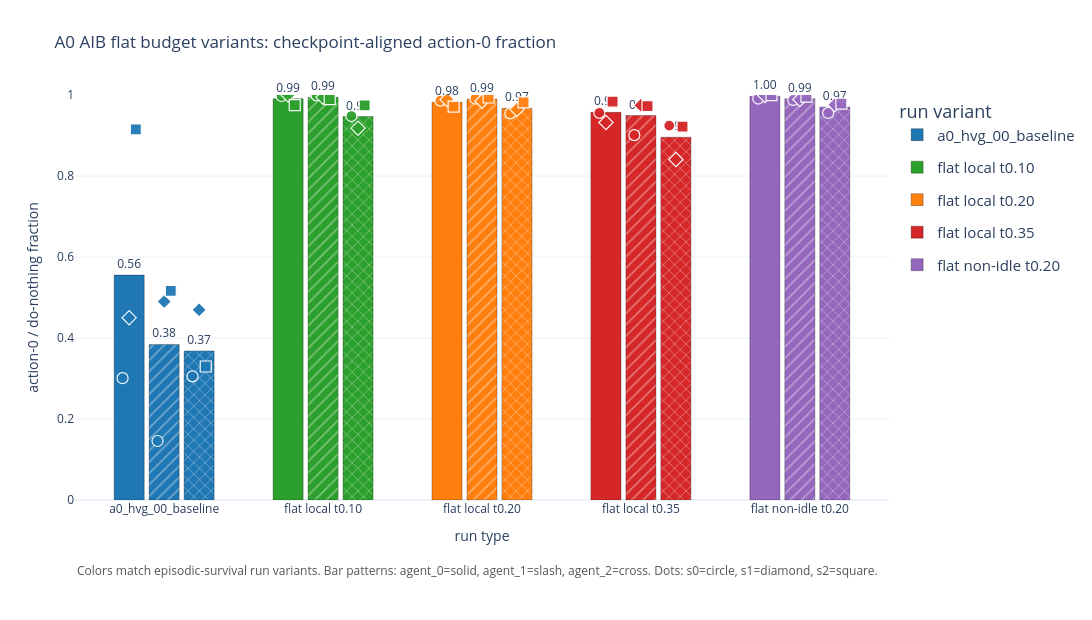
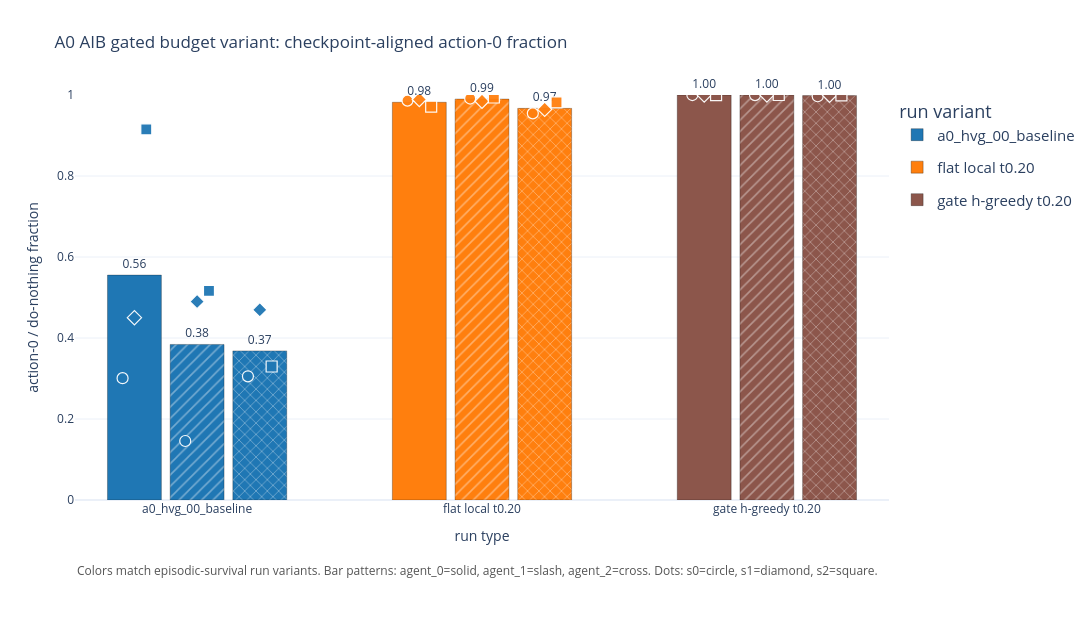

The code cell stored with these charts, in order, in its notebook:
### Markdown cell above
## A0 AIB Checkpoint-Aligned Action-0 Plots

Same checkpoint-aligned action-0 / do-nothing plot style as above, but for the Adaptive Intervention Budget runs. Bars show mean over seeds at each run's `best_test_<run>.tar` checkpoint; dots show the individual seed values. The first plot compares flat budget variants against the plain baseline; the second compares the gated AIB variant against the matched flat local target `0.20` and baseline.

### Code cell
A0_AIB_CHECKPOINT_VARIANTS = [
    {
        "family": "a0_hvg_00_baseline",
        "label": A0_HVG_BASELINE_LABEL,
        "plot_group": "flat",
        "order": 0,
    },
    {
        "family": "a0_aib_00_flat_local_t020",
        "label": "flat local t0.20",
        "plot_group": "flat",
        "order": 1,
    },
    {
        "family": "a0_aib_01_flat_local_t010",
        "label": "flat local t0.10",
        "plot_group": "flat",
        "order": 2,
    },
    {
        "family": "a0_aib_02_flat_local_t035",
        "label": "flat local t0.35",
        "plot_group": "flat",
        "order": 3,
    },
    {
        "family": "a0_aib_04_flat_nonidle_t020",
        "label": "flat non-idle t0.20",
        "plot_group": "flat",
        "order": 4,
    },
    {
        "family": "a0_aib_00_flat_local_t020",
        "label": "flat local t0.20",
        "plot_group": "gate",
        "order": 1,
    },
    {
        "family": "a0_aib_03_gate_hgreedy_sep_local_t020",
        "label": "gate h-greedy t0.20",
        "plot_group": "gate",
        "order": 2,
    },
]

A0_AIB_VARIANT_COLORS = {
    A0_HVG_BASELINE_LABEL: "#1f77b4",
    "flat local t0.20": "#ff7f0e",
    "flat local t0.10": "#2ca02c",
    "flat local t0.35": "#d62728",
    "flat non-idle t0.20": "#9467bd",
    "gate h-greedy t0.20": "#8c564b",
}

# The shared plotting helper above reads this color map by label.
A0_HVG_VARIANT_COLORS.update(A0_AIB_VARIANT_COLORS)

# AIB exists in both CPU and GPU run-data folders. Keep one source slice so
# identical run names are not counted twice. Unsplit folders, such as the plain
# A0 HVG baseline, are kept as shared baselines.
AIB_CHECKPOINT_RUN_DATA_SOURCE = adm._normalize_run_data_source(RUN_DATA_SOURCE) or "gpu"
_aib_selected_runs_original = ctx["selected_runs"]
_aib_selected_runs = adm._filter_rows_by_run_data_source(
    _aib_selected_runs_original,
    AIB_CHECKPOINT_RUN_DATA_SOURCE,
    keep_unsplit=True,
)
if _aib_selected_runs.empty:
    print(
        f"No AIB rows found for source={AIB_CHECKPOINT_RUN_DATA_SOURCE!r}; "
        "falling back to all loaded rows."
    )
    _aib_selected_runs = _aib_selected_runs_original
else:
    _aib_source_mask = _aib_selected_runs["run_name"].fillna("").astype(str).str.startswith("a0_aib_")
    _baseline_source_mask = _aib_selected_runs["run_name"].fillna("").astype(str).str.startswith("a0_hvg_00_baseline_")
    print(
        f"AIB checkpoint plots using run-data source={AIB_CHECKPOINT_RUN_DATA_SOURCE!r} "
        f"({_aib_source_mask.sum()} cached AIB runs, "
        f"{_aib_selected_runs.loc[_aib_source_mask, 'run_name'].nunique()} unique AIB run names; "
        f"{_baseline_source_mask.sum()} cached plain-baseline runs)."
    )

ctx["selected_runs"] = _aib_selected_runs
try:
    aib_checkpoint_action0_by_seed, aib_checkpoint_action0_missing = _collect_a0_hvg_best_test_checkpoint_action0_rows(
        A0_AIB_CHECKPOINT_VARIANTS
    )
finally:
    ctx["selected_runs"] = _aib_selected_runs_original
print(f"A0 AIB best-test checkpoint-aligned action-0 rows: {len(aib_checkpoint_action0_by_seed)}")
if SHOW_DIAGNOSTIC_TABLES:
    display(aib_checkpoint_action0_by_seed.sort_values(["plot_group", "order", "seed", "agent"]))
    if not aib_checkpoint_action0_missing.empty:
        print("Missing / skipped A0 AIB checkpoint-aligned rows:")
        display(aib_checkpoint_action0_missing)
elif not aib_checkpoint_action0_missing.empty:
    print(f"A0 AIB missing/skipped rows hidden: {len(aib_checkpoint_action0_missing)}. Set SHOW_DIAGNOSTIC_TABLES=True to inspect them.")

fig_a0_aib_checkpoint_action0_flat, a0_aib_checkpoint_action0_flat_summary = _plot_checkpoint_action0_grouped_bars(
    aib_checkpoint_action0_by_seed,
    plot_group="flat",
    labels=[A0_HVG_BASELINE_LABEL, "flat local t0.10", "flat local t0.20", "flat local t0.35", "flat non-idle t0.20"],
    title="A0 AIB flat budget variants: checkpoint-aligned action-0 fraction",
    save_name="a0_aib_checkpoint_action0_flat_budget_variants",
)

fig_a0_aib_checkpoint_action0_gate, a0_aib_checkpoint_action0_gate_summary = _plot_checkpoint_action0_grouped_bars(
    aib_checkpoint_action0_by_seed,
    plot_group="gate",
    labels=[A0_HVG_BASELINE_LABEL, "flat local t0.20", "gate h-greedy t0.20"],
    title="A0 AIB gated budget variant: checkpoint-aligned action-0 fraction",
    save_name="a0_aib_checkpoint_action0_gate_budget_variant",
)

# display(fig_a0_aib_checkpoint_action0_flat)
# fig_a0_aib_checkpoint_action0_gate

### Figure 1 — Plotly figure (JSON) as saved in the notebook; plotly's stock layout.template omitted (floating-point values rounded to 4 significant figures)
{"data": [{"cliponaxis": false, "customdata": [["agent_0", 3, "[0, 1, 2]", "[13040000, 13600000, 13760000]", "[13040000, 13600000, 13760000]", "['a0_hvg_00_baseline_s0', 'a0_hvg_00_baseline_s1', 'a0_hvg_00_baseline_s2']"], ["agent_1", 3, "[0, 1, 2]", "[13040000, 13600000, 13760000]", "[13040000, 13600000, 13760000]", "['a0_hvg_00_baseline_s0', 'a0_hvg_00_baseline_s1', 'a0_hvg_00_baseline_s2']"], ["agent_2", 3, "[0, 1, 2]", "[13040000, 13600000, 13760000]", "[13040000, 13600000, 13760000]", "['a0_hvg_00_baseline_s0', 'a0_hvg_00_baseline_s1', 'a0_hvg_00_baseline_s2']"]], "hovertemplate": "run type=a0_hvg_00_baseline<br>agent=%{customdata[0]}<br>mean action-0 fraction=%{y:.4f}<br>n_seeds=%{customdata[1]}<br>seeds=%{customdata[2]}<br>checkpoint_steps=%{customdata[3]}<br>selected_metric_steps=%{customdata[4]}<br>runs=%{customdata[5]}<extra></extra>", "hovertext": ["agent_0", "agent_1", "agent_2"], "legendgroup": "a0_hvg_00_baseline", "marker": {"color": "#1f77b4", "line": {"color": "rgba(0,0,0,0.35)", "width": 0.8}, "pattern": {"fgcolor": "rgba(255,255,255,0.75)", "shape": ["", "/", "x"], "size": 8}}, "name": "a0_hvg_00_baseline", "text": ["0.56", "0.38", "0.37"], "textposition": "outside", "type": "bar", "width": 0.1892, "x": [-0.22, 0, 0.22], "y": [0.5554, 0.3841, 0.3682]}, {"cliponaxis": false, "customdata": [["agent_0", 3, "[0, 1, 2]", "[12720000, 12880000, 13200000]", "[12720000, 12880000, 13200000]", "['a0_aib_01_flat_local_t010_s0', 'a0_aib_01_flat_local_t010_s1', 'a0_aib_01_flat_local_t010_s2']"], ["agent_1", 3, "[0, 1, 2]", "[12720000, 12880000, 13200000]", "[12720000, 12880000, 13200000]", "['a0_aib_01_flat_local_t010_s0', 'a0_aib_01_flat_local_t010_s1', 'a0_aib_01_flat_local_t010_s2']"], ["agent_2", 3, "[0, 1, 2]", "[12720000, 12880000, 13200000]", "[12720000, 12880000, 13200000]", "['a0_aib_01_flat_local_t010_s0', 'a0_aib_01_flat_local_t010_s1', 'a0_aib_01_flat_local_t010_s2']"]], "hovertemplate": "run type=flat local t0.10<br>agent=%{customdata[0]}<br>mean action-0 fraction=%{y:.4f}<br>n_seeds=%{customdata[1]}<br>seeds=%{customdata[2]}<br>checkpoint_steps=%{customdata[3]}<br>selected_metric_steps=%{customdata[4]}<br>runs=%{customdata[5]}<extra></extra>", "hovertext": ["agent_0", "agent_1", "agent_2"], "legendgroup": "flat local t0.10", "marker": {"color": "#2ca02c", "line": {"color": "rgba(0,0,0,0.35)", "width": 0.8}, "pattern": {"fgcolor": "rgba(255,255,255,0.75)", "shape": ["", "/", "x"], "size": 8}}, "name": "flat local t0.10", "text": ["0.99", "0.99", "0.95"], "textposition": "outside", "type": "bar", "width": 0.1892, "x": [0.78, 1, 1.22], "y": [0.9907, 0.9944, 0.9468]}, {"cliponaxis": false, "customdata": [["agent_0", 3, "[0, 1, 2]", "[9360000, 12160000, 13120000]", "[9360000, 12160000, 13120000]", "['a0_aib_00_flat_local_t020_s0', 'a0_aib_00_flat_local_t020_s1', 'a0_aib_00_flat_local_t020_s2']"], ["agent_1", 3, "[0, 1, 2]", "[9360000, 12160000, 13120000]", "[9360000, 12160000, 13120000]", "['a0_aib_00_flat_local_t020_s0', 'a0_aib_00_flat_local_t020_s1', 'a0_aib_00_flat_local_t020_s2']"], ["agent_2", 3, "[0, 1, 2]", "[9360000, 12160000, 13120000]", "[9360000, 12160000, 13120000]", "['a0_aib_00_flat_local_t020_s0', 'a0_aib_00_flat_local_t020_s1', 'a0_aib_00_flat_local_t020_s2']"]], "hovertemplate": "run type=flat local t0.20<br>agent=%{customdata[0]}<br>mean action-0 fraction=%{y:.4f}<br>n_seeds=%{customdata[1]}<br>seeds=%{customdata[2]}<br>checkpoint_steps=%{customdata[3]}<br>selected_metric_steps=%{customdata[4]}<br>runs=%{customdata[5]}<extra></extra>", "hovertext": ["agent_0", "agent_1", "agent_2"], "legendgroup": "flat local t0.20", "marker": {"color": "#ff7f0e", "line": {"color": "rgba(0,0,0,0.35)", "width": 0.8}, "pattern": {"fgcolor": "rgba(255,255,255,0.75)", "shape": ["", "/", "x"], "size": 8}}, "name": "flat local t0.20", "text": ["0.98", "0.99", "0.97"], "textposition": "outside", "type": "bar", "width": 0.1892, "x": [1.78, 2, 2.22], "y": [0.982, 0.9899, 0.967]}, {"cliponaxis": false, "customdata": [["agent_0", 3, "[0, 1, 2]", "[5360000, 11520000, 12800000]", "[5360000, 11520000, 12800000]", "['a0_aib_02_flat_local_t035_s0', 'a0_aib_02_flat_local_t035_s1', 'a0_aib_02_flat_local_t035_s2']"], ["agent_1", 3, "[0, 1, 2]", "[5360000, 11520000, 12800000]", "[5360000, 11520000, 12800000]", "['a0_aib_02_flat_local_t035_s0', 'a0_aib_02_flat_local_t035_s1', 'a0_aib_02_flat_local_t035_s2']"], ["agent_2", 3, "[0, 1, 2]", "[5360000, 11520000, 12800000]", "[5360000, 11520000, 12800000]", "['a0_aib_02_flat_local_t035_s0', 'a0_aib_02_flat_local_t035_s1', 'a0_aib_02_flat_local_t035_s2']"]], "hovertemplate": "run type=flat local t0.35<br>agent=%{customdata[0]}<br>mean action-0 fraction=%{y:.4f}<br>n_seeds=%{customdata[1]}<br>seeds=%{customdata[2]}<br>checkpoint_steps=%{customdata[3]}<br>selected_metric_steps=%{customdata[4]}<br>runs=%{customdata[5]}<extra></extra>", "hovertext": ["agent_0", "agent_1", "agent_2"], "legendgroup": "flat local t0.35", "marker": {"color": "#d62728", "line": {"color": "rgba(0,0,0,0.35)", "width": 0.8}, "pattern": {"fgcolor": "rgba(255,255,255,0.75)", "shape": ["", "/", "x"], "size": 8}}, "name": "flat local t0.35", "text": ["0.96", "0.95", "0.90"], "textposition": "outside", "type": "bar", "width": 0.1892, "x": [2.78, 3, 3.22], "y": [0.9572, 0.9493, 0.8957]}, {"cliponaxis": false, "customdata": [["agent_0", 3, "[0, 1, 2]", "[11920000, 12480000, 14880000]", "[11920000, 12480000, 14880000]", "['a0_aib_04_flat_nonidle_t020_s0', 'a0_aib_04_flat_nonidle_t020_s1', 'a0_aib_04_flat_nonidle_t020_s2']"], ["agent_1", 3, "[0, 1, 2]", "[11920000, 12480000, 14880000]", "[11920000, 12480000, 14880000]", "['a0_aib_04_flat_nonidle_t020_s0', 'a0_aib_04_flat_nonidle_t020_s1', 'a0_aib_04_flat_nonidle_t020_s2']"], ["agent_2", 3, "[0, 1, 2]", "[11920000, 12480000, 14880000]", "[11920000, 12480000, 14880000]", "['a0_aib_04_flat_nonidle_t020_s0', 'a0_aib_04_flat_nonidle_t020_s1', 'a0_aib_04_flat_nonidle_t020_s2']"]], "hovertemplate": "run type=flat non-idle t0.20<br>agent=%{customdata[0]}<br>mean action-0 fraction=%{y:.4f}<br>n_seeds=%{customdata[1]}<br>seeds=%{customdata[2]}<br>checkpoint_steps=%{customdata[3]}<br>selected_metric_steps=%{customdata[4]}<br>runs=%{customdata[5]}<extra></extra>", "hovertext": ["agent_0", "agent_1", "agent_2"], "legendgroup": "flat non-idle t0.20", "marker": {"color": "#9467bd", "line": {"color": "rgba(0,0,0,0.35)", "width": 0.8}, "pattern": {"fgcolor": "rgba(255,255,255,0.75)", "shape": ["", "/", "x"], "size": 8}}, "name": "flat non-idle t0.20", "text": ["1.00", "0.99", "0.97"], "textposition": "outside", "type": "bar", "width": 0.1892, "x": [3.78, 4, 4.22], "y": [0.9967, 0.991, 0.9701]}, {"customdata": [["a0_hvg_00_baseline_s0", 0, 13600000, 13600000, 0, "test/explain/frac_action_0_agent_0"], ["a0_hvg_00_baseline_s1", 1, 13040000, 13040000, 0, "test/explain/frac_action_0_agent_0"], ["a0_hvg_00_baseline_s2", 2, 13760000, 13760000, 0, "test/explain/frac_action_0_agent_0"]], "hovertemplate": "run=%{customdata[0]}<br>seed=%{customdata[1]}<br>agent=agent_0<br>run type=a0_hvg_00_baseline<br>action-0 fraction=%{y:.4f}<br>checkpoint_step=%{customdata[2]}<br>selected_metric_step=%{customdata[3]}<br>step_delta=%{customdata[4]}<br>metric=%{customdata[5]}<extra></extra>", "legendgroup": "a0_hvg_00_baseline", "marker": {"color": "#1f77b4", "line": {"color": "white", "width": 1.2}, "opacity": 0.95, "size": 11, "symbol": ["circle", "diamond", "square"]}, "mode": "markers", "name": "a0_hvg_00_baseline agent_0 seeds", "showlegend": false, "type": "scatter", "x": [-0.2616, -0.22, -0.1784], "y": [0.3008, 0.4502, 0.9151]}, {"customdata": [["a0_hvg_00_baseline_s0", 0, 13600000, 13600000, 0, "test/explain/frac_action_0_agent_1"], ["a0_hvg_00_baseline_s1", 1, 13040000, 13040000, 0, "test/explain/frac_action_0_agent_1"], ["a0_hvg_00_baseline_s2", 2, 13760000, 13760000, 0, "test/explain/frac_action_0_agent_1"]], "hovertemplate": "run=%{customdata[0]}<br>seed=%{customdata[1]}<br>agent=agent_1<br>run type=a0_hvg_00_baseline<br>action-0 fraction=%{y:.4f}<br>checkpoint_step=%{customdata[2]}<br>selected_metric_step=%{customdata[3]}<br>step_delta=%{customdata[4]}<br>metric=%{customdata[5]}<extra></extra>", "legendgroup": "a0_hvg_00_baseline", "marker": {"color": "#1f77b4", "line": {"color": "white", "width": 1.2}, "opacity": 0.95, "size": 11, "symbol": ["circle", "diamond", "square"]}, "mode": "markers", "name": "a0_hvg_00_baseline agent_1 seeds", "showlegend": false, "type": "scatter", "x": [-0.04162, 0.0, 0.04162], "y": [0.1457, 0.49, 0.5166]}, {"customdata": [["a0_hvg_00_baseline_s0", 0, 13600000, 13600000, 0, "test/explain/frac_action_0_agent_2"], ["a0_hvg_00_baseline_s1", 1, 13040000, 13040000, 0, "test/explain/frac_action_0_agent_2"], ["a0_hvg_00_baseline_s2", 2, 13760000, 13760000, 0, "test/explain/frac_action_0_agent_2"]], "hovertemplate": "run=%{customdata[0]}<br>seed=%{customdata[1]}<br>agent=agent_2<br>run type=a0_hvg_00_baseline<br>action-0 fraction=%{y:.4f}<br>checkpoint_step=%{customdata[2]}<br>selected_metric_step=%{customdata[3]}<br>step_delta=%{customdata[4]}<br>metric=%{customdata[5]}<extra></extra>", "legendgroup": "a0_hvg_00_baseline", "marker": {"color": "#1f77b4", "line": {"color": "white", "width": 1.2}, "opacity": 0.95, "size": 11, "symbol": ["circle", "diamond", "square"]}, "mode": "markers", "name": "a0_hvg_00_baseline agent_2 seeds", "showlegend": false, "type": "scatter", "x": [0.1784, 0.22, 0.2616], "y": [0.3054, 0.4695, 0.3296]}, {"customdata": [["a0_aib_00_flat_local_t020_s0", 0, 13120000, 13120000, 0, "test/explain/frac_action_0_agent_0"], ["a0_aib_00_flat_local_t020_s1", 1, 9360000, 9360000, 0, "test/explain/frac_action_0_agent_0"], ["a0_aib_00_flat_local_t020_s2", 2, 12160000, 12160000, 0, "test/explain/frac_action_0_agent_0"]], "hovertemplate": "run=%{customdata[0]}<br>seed=%{customdata[1]}<br>agent=agent_0<br>run type=flat local t0.20<br>action-0 fraction=%{y:.4f}<br>checkpoint_step=%{customdata[2]}<br>selected_metric_step=%{customdata[3]}<br>step_delta=%{customdata[4]}<br>metric=%{customdata[5]}<extra></extra>", "legendgroup": "flat local t0.20", "marker": {"color": "#ff7f0e", "line": {"color": "white", "width": 1.2}, "opacity": 0.95, "size": 11, "symbol": ["circle", "diamond", "square"]}, "mode": "markers", "name": "flat local t0.20 agent_0 seeds", "showlegend": false, "type": "scatter", "x": [1.738, 1.78, 1.822], "y": [0.9861, 0.9889, 0.9712]}, {"customdata": [["a0_aib_00_flat_local_t020_s0", 0, 13120000, 13120000, 0, "test/explain/frac_action_0_agent_1"], ["a0_aib_00_flat_local_t020_s1", 1, 9360000, 9360000, 0, "test/explain/frac_action_0_agent_1"], ["a0_aib_00_flat_local_t020_s2", 2, 12160000, 12160000, 0, "test/explain/frac_action_0_agent_1"]], "hovertemplate": "run=%{customdata[0]}<br>seed=%{customdata[1]}<br>agent=agent_1<br>run type=flat local t0.20<br>action-0 fraction=%{y:.4f}<br>checkpoint_step=%{customdata[2]}<br>selected_metric_step=%{customdata[3]}<br>step_delta=%{customdata[4]}<br>metric=%{customdata[5]}<extra></extra>", "legendgroup": "flat local t0.20", "marker": {"color": "#ff7f0e", "line": {"color": "white", "width": 1.2}, "opacity": 0.95, "size": 11, "symbol": ["circle", "diamond", "square"]}, "mode": "markers", "name": "flat local t0.20 agent_1 seeds", "showlegend": false, "type": "scatter", "x": [1.958, 2.0, 2.042], "y": [0.9912, 0.9846, 0.9939]}, {"customdata": [["a0_aib_00_flat_local_t020_s0", 0, 13120000, 13120000, 0, "test/explain/frac_action_0_agent_2"], ["a0_aib_00_flat_local_t020_s1", 1, 9360000, 9360000, 0, "test/explain/frac_action_0_agent_2"], ["a0_aib_00_flat_local_t020_s2", 2, 12160000, 12160000, 0, "test/explain/frac_action_0_agent_2"]], "hovertemplate": "run=%{customdata[0]}<br>seed=%{customdata[1]}<br>agent=agent_2<br>run type=flat local t0.20<br>action-0 fraction=%{y:.4f}<br>checkpoint_step=%{customdata[2]}<br>selected_metric_step=%{customdata[3]}<br>step_delta=%{customdata[4]}<br>metric=%{customdata[5]}<extra></extra>", "legendgroup": "flat local t0.20", "marker": {"color": "#ff7f0e", "line": {"color": "white", "width": 1.2}, "opacity": 0.95, "size": 11, "symbol": ["circle", "diamond", "square"]}, "mode": "markers", "name": "flat local t0.20 agent_2 seeds", "showlegend": false, "type": "scatter", "x": [2.178, 2.22, 2.262], "y": [0.9547, 0.9646, 0.9817]}, {"customdata": [["a0_aib_01_flat_local_t010_s0", 0, 12880000, 12880000, 0, "test/explain/frac_action_0_agent_0"], ["a0_aib_01_flat_local_t010_s1", 1, 13200000, 13200000, 0, "test/explain/frac_action_0_agent_0"], ["a0_aib_01_flat_local_t010_s2", 2, 12720000, 12720000, 0, "test/explain/frac_action_0_agent_0"]], "hovertemplate": "run=%{customdata[0]}<br>seed=%{customdata[1]}<br>agent=agent_0<br>run type=flat local t0.10<br>action-0 fraction=%{y:.4f}<br>checkpoint_step=%{customdata[2]}<br>selected_metric_step=%{customdata[3]}<br>step_delta=%{customdata[4]}<br>metric=%{customdata[5]}<extra></extra>", "legendgroup": "flat local t0.10", "marker": {"color": "#2ca02c", "line": {"color": "white", "width": 1.2}, "opacity": 0.95, "size": 11, "symbol": ["circle", "diamond", "square"]}, "mode": "markers", "name": "flat local t0.10 agent_0 seeds", "showlegend": false, "type": "scatter", "x": [0.7384, 0.78, 0.8216], "y": [0.9975, 0.9999, 0.9748]}, {"customdata": [["a0_aib_01_flat_local_t010_s0", 0, 12880000, 12880000, 0, "test/explain/frac_action_0_agent_1"], ["a0_aib_01_flat_local_t010_s1", 1, 13200000, 13200000, 0, "test/explain/frac_action_0_agent_1"], ["a0_aib_01_flat_local_t010_s2", 2, 12720000, 12720000, 0, "test/explain/frac_action_0_agent_1"]], "hovertemplate": "run=%{customdata[0]}<br>seed=%{customdata[1]}<br>agent=agent_1<br>run type=flat local t0.10<br>action-0 fraction=%{y:.4f}<br>checkpoint_step=%{customdata[2]}<br>selected_metric_step=%{customdata[3]}<br>step_delta=%{customdata[4]}<br>metric=%{customdata[5]}<extra></extra>", "legendgroup": "flat local t0.10", "marker": {"color": "#2ca02c", "line": {"color": "white", "width": 1.2}, "opacity": 0.95, "size": 11, "symbol": ["circle", "diamond", "square"]}, "mode": "markers", "name": "flat local t0.10 agent_1 seeds", "showlegend": false, "type": "scatter", "x": [0.9584, 1.0, 1.042], "y": [0.9992, 0.9943, 0.9897]}, {"customdata": [["a0_aib_01_flat_local_t010_s0", 0, 12880000, 12880000, 0, "test/explain/frac_action_0_agent_2"], ["a0_aib_01_flat_local_t010_s1", 1, 13200000, 13200000, 0, "test/explain/frac_action_0_agent_2"], ["a0_aib_01_flat_local_t010_s2", 2, 12720000, 12720000, 0, "test/explain/frac_action_0_agent_2"]], "hovertemplate": "run=%{customdata[0]}<br>seed=%{customdata[1]}<br>agent=agent_2<br>run type=flat local t0.10<br>action-0 fraction=%{y:.4f}<br>checkpoint_step=%{customdata[2]}<br>selected_metric_step=%{customdata[3]}<br>step_delta=%{customdata[4]}<br>metric=%{customdata[5]}<extra></extra>", "legendgroup": "flat local t0.10", "marker": {"color": "#2ca02c", "line": {"color": "white", "width": 1.2}, "opacity": 0.95, "size": 11, "symbol": ["circle", "diamond", "square"]}, "mode": "markers", "name": "flat local t0.10 agent_2 seeds", "showlegend": false, "type": "scatter", "x": [1.178, 1.22, 1.262], "y": [0.948, 0.9182, 0.9743]}, {"customdata": [["a0_aib_02_flat_local_t035_s0", 0, 12800000, 12800000, 0, "test/explain/frac_action_0_agent_0"], ["a0_aib_02_flat_local_t035_s1", 1, 5360000, 5360000, 0, "test/explain/frac_action_0_agent_0"], ["a0_aib_02_flat_local_t035_s2", 2, 11520000, 11520000, 0, "test/explain/frac_action_0_agent_0"]], "hovertemplate": "run=%{customdata[0]}<br>seed=%{customdata[1]}<br>agent=agent_0<br>run type=flat local t0.35<br>action-0 fraction=%{y:.4f}<br>checkpoint_step=%{customdata[2]}<br>selected_metric_step=%{customdata[3]}<br>step_delta=%{customdata[4]}<br>metric=%{customdata[5]}<extra></extra>", "legendgroup": "flat local t0.35", "marker": {"color": "#d62728", "line": {"color": "white", "width": 1.2}, "opacity": 0.95, "size": 11, "symbol": ["circle", "diamond", "square"]}, "mode": "markers", "name": "flat local t0.35 agent_0 seeds", "showlegend": false, "type": "scatter", "x": [2.738, 2.78, 2.822], "y": [0.956, 0.9321, 0.9835]}, {"customdata": [["a0_aib_02_flat_local_t035_s0", 0, 12800000, 12800000, 0, "test/explain/frac_action_0_agent_1"], ["a0_aib_02_flat_local_t035_s1", 1, 5360000, 5360000, 0, "test/explain/frac_action_0_agent_1"], ["a0_aib_02_flat_local_t035_s2", 2, 11520000, 11520000, 0, "test/explain/frac_action_0_agent_1"]], "hovertemplate": "run=%{customdata[0]}<br>seed=%{customdata[1]}<br>agent=agent_1<br>run type=flat local t0.35<br>action-0 fraction=%{y:.4f}<br>checkpoint_step=%{customdata[2]}<br>selected_metric_step=%{customdata[3]}<br>step_delta=%{customdata[4]}<br>metric=%{customdata[5]}<extra></extra>", "legendgroup": "flat local t0.35", "marker": {"color": "#d62728", "line": {"color": "white", "width": 1.2}, "opacity": 0.95, "size": 11, "symbol": ["circle", "diamond", "square"]}, "mode": "markers", "name": "flat local t0.35 agent_1 seeds", "showlegend": false, "type": "scatter", "x": [2.958, 3.0, 3.042], "y": [0.9009, 0.9745, 0.9725]}, {"customdata": [["a0_aib_02_flat_local_t035_s0", 0, 12800000, 12800000, 0, "test/explain/frac_action_0_agent_2"], ["a0_aib_02_flat_local_t035_s1", 1, 5360000, 5360000, 0, "test/explain/frac_action_0_agent_2"], ["a0_aib_02_flat_local_t035_s2", 2, 11520000, 11520000, 0, "test/explain/frac_action_0_agent_2"]], "hovertemplate": "run=%{customdata[0]}<br>seed=%{customdata[1]}<br>agent=agent_2<br>run type=flat local t0.35<br>action-0 fraction=%{y:.4f}<br>checkpoint_step=%{customdata[2]}<br>selected_metric_step=%{customdata[3]}<br>step_delta=%{customdata[4]}<br>metric=%{customdata[5]}<extra></extra>", "legendgroup": "flat local t0.35", "marker": {"color": "#d62728", "line": {"color": "white", "width": 1.2}, "opacity": 0.95, "size": 11, "symbol": ["circle", "diamond", "square"]}, "mode": "markers", "name": "flat local t0.35 agent_2 seeds", "showlegend": false, "type": "scatter", "x": [3.178, 3.22, 3.262], "y": [0.9244, 0.8408, 0.9219]}, {"customdata": [["a0_aib_04_flat_nonidle_t020_s0", 0, 12480000, 12480000, 0, "test/explain/frac_action_0_agent_0"], ["a0_aib_04_flat_nonidle_t020_s1", 1, 14880000, 14880000, 0, "test/explain/frac_action_0_agent_0"], ["a0_aib_04_flat_nonidle_t020_s2", 2, 11920000, 11920000, 0, "test/explain/frac_action_0_agent_0"]], "hovertemplate": "run=%{customdata[0]}<br>seed=%{customdata[1]}<br>agent=agent_0<br>run type=flat non-idle t0.20<br>action-0 fraction=%{y:.4f}<br>checkpoint_step=%{customdata[2]}<br>selected_metric_step=%{customdata[3]}<br>step_delta=%{customdata[4]}<br>metric=%{customdata[5]}<extra></extra>", "legendgroup": "flat non-idle t0.20", "marker": {"color": "#9467bd", "line": {"color": "white", "width": 1.2}, "opacity": 0.95, "size": 11, "symbol": ["circle", "diamond", "square"]}, "mode": "markers", "name": "flat non-idle t0.20 agent_0 seeds", "showlegend": false, "type": "scatter", "x": [3.738, 3.78, 3.822], "y": [0.9913, 0.999, 0.9999]}, {"customdata": [["a0_aib_04_flat_nonidle_t020_s0", 0, 12480000, 12480000, 0, "test/explain/frac_action_0_agent_1"], ["a0_aib_04_flat_nonidle_t020_s1", 1, 14880000, 14880000, 0, "test/explain/frac_action_0_agent_1"], ["a0_aib_04_flat_nonidle_t020_s2", 2, 11920000, 11920000, 0, "test/explain/frac_action_0_agent_1"]], "hovertemplate": "run=%{customdata[0]}<br>seed=%{customdata[1]}<br>agent=agent_1<br>run type=flat non-idle t0.20<br>action-0 fraction=%{y:.4f}<br>checkpoint_step=%{customdata[2]}<br>selected_metric_step=%{customdata[3]}<br>step_delta=%{customdata[4]}<br>metric=%{customdata[5]}<extra></extra>", "legendgroup": "flat non-idle t0.20", "marker": {"color": "#9467bd", "line": {"color": "white", "width": 1.2}, "opacity": 0.95, "size": 11, "symbol": ["circle", "diamond", "square"]}, "mode": "markers", "name": "flat non-idle t0.20 agent_1 seeds", "showlegend": false, "type": "scatter", "x": [3.958, 4.0, 4.042], "y": [0.9878, 0.9888, 0.9962]}, {"customdata": [["a0_aib_04_flat_nonidle_t020_s0", 0, 12480000, 12480000, 0, "test/explain/frac_action_0_agent_2"], ["a0_aib_04_flat_nonidle_t020_s1", 1, 14880000, 14880000, 0, "test/explain/frac_action_0_agent_2"], ["a0_aib_04_flat_nonidle_t020_s2", 2, 11920000, 11920000, 0, "test/explain/frac_action_0_agent_2"]], "hovertemplate": "run=%{customdata[0]}<br>seed=%{customdata[1]}<br>agent=agent_2<br>run type=flat non-idle t0.20<br>action-0 fraction=%{y:.4f}<br>checkpoint_step=%{customdata[2]}<br>selected_metric_step=%{customdata[3]}<br>step_delta=%{customdata[4]}<br>metric=%{customdata[5]}<extra></extra>", "legendgroup": "flat non-idle t0.20", "marker": {"color": "#9467bd", "line": {"color": "white", "width": 1.2}, "opacity": 0.95, "size": 11, "symbol": ["circle", "diamond", "square"]}, "mode": "markers", "name": "flat non-idle t0.20 agent_2 seeds", "showlegend": false, "type": "scatter", "x": [4.178, 4.22, 4.262], "y": [0.9558, 0.976, 0.9786]}], "layout": {"annotations": [{"align": "left", "font": {"color": "#555", "size": 12}, "showarrow": false, "text": "Colors match episodic-survival run variants. Bar patterns: agent_0=solid, agent_1=slash, agent_2=cross. Dots: s0=circle, s1=diamond, s2=square.", "x": 0, "xref": "paper", "y": -0.2, "yref": "paper"}], "bargap": 0.2, "height": 620, "legend": {"font": {"size": 15}, "orientation": "v", "title": {"text": "run variant"}, "x": 1.01, "xanchor": "left", "y": 1, "yanchor": "top"}, "margin": {"b": 120, "l": 75, "r": 180, "t": 95}, "title": {"text": "A0 AIB flat budget variants: checkpoint-aligned action-0 fraction"}, "width": 1250, "xaxis": {"tickmode": "array", "ticktext": ["a0_hvg_00_baseline", "flat local t0.10", "flat local t0.20", "flat local t0.35", "flat non-idle t0.20"], "tickvals": [0, 1, 2, 3, 4], "title": {"text": "run type"}}, "yaxis": {"range": [0, 1], "title": {"text": "action-0 / do-nothing fraction"}}}}

### Figure 2 — Plotly figure (JSON) as saved in the notebook; plotly's stock layout.template omitted (floating-point values rounded to 4 significant figures)
{"data": [{"cliponaxis": false, "customdata": [["agent_0", 3, "[0, 1, 2]", "[13040000, 13600000, 13760000]", "[13040000, 13600000, 13760000]", "['a0_hvg_00_baseline_s0', 'a0_hvg_00_baseline_s1', 'a0_hvg_00_baseline_s2']"], ["agent_1", 3, "[0, 1, 2]", "[13040000, 13600000, 13760000]", "[13040000, 13600000, 13760000]", "['a0_hvg_00_baseline_s0', 'a0_hvg_00_baseline_s1', 'a0_hvg_00_baseline_s2']"], ["agent_2", 3, "[0, 1, 2]", "[13040000, 13600000, 13760000]", "[13040000, 13600000, 13760000]", "['a0_hvg_00_baseline_s0', 'a0_hvg_00_baseline_s1', 'a0_hvg_00_baseline_s2']"]], "hovertemplate": "run type=a0_hvg_00_baseline<br>agent=%{customdata[0]}<br>mean action-0 fraction=%{y:.4f}<br>n_seeds=%{customdata[1]}<br>seeds=%{customdata[2]}<br>checkpoint_steps=%{customdata[3]}<br>selected_metric_steps=%{customdata[4]}<br>runs=%{customdata[5]}<extra></extra>", "hovertext": ["agent_0", "agent_1", "agent_2"], "legendgroup": "a0_hvg_00_baseline", "marker": {"color": "#1f77b4", "line": {"color": "rgba(0,0,0,0.35)", "width": 0.8}, "pattern": {"fgcolor": "rgba(255,255,255,0.75)", "shape": ["", "/", "x"], "size": 8}}, "name": "a0_hvg_00_baseline", "text": ["0.56", "0.38", "0.37"], "textposition": "outside", "type": "bar", "width": 0.1892, "x": [-0.22, 0, 0.22], "y": [0.5554, 0.3841, 0.3682]}, {"cliponaxis": false, "customdata": [["agent_0", 3, "[0, 1, 2]", "[9360000, 12160000, 13120000]", "[9360000, 12160000, 13120000]", "['a0_aib_00_flat_local_t020_s0', 'a0_aib_00_flat_local_t020_s1', 'a0_aib_00_flat_local_t020_s2']"], ["agent_1", 3, "[0, 1, 2]", "[9360000, 12160000, 13120000]", "[9360000, 12160000, 13120000]", "['a0_aib_00_flat_local_t020_s0', 'a0_aib_00_flat_local_t020_s1', 'a0_aib_00_flat_local_t020_s2']"], ["agent_2", 3, "[0, 1, 2]", "[9360000, 12160000, 13120000]", "[9360000, 12160000, 13120000]", "['a0_aib_00_flat_local_t020_s0', 'a0_aib_00_flat_local_t020_s1', 'a0_aib_00_flat_local_t020_s2']"]], "hovertemplate": "run type=flat local t0.20<br>agent=%{customdata[0]}<br>mean action-0 fraction=%{y:.4f}<br>n_seeds=%{customdata[1]}<br>seeds=%{customdata[2]}<br>checkpoint_steps=%{customdata[3]}<br>selected_metric_steps=%{customdata[4]}<br>runs=%{customdata[5]}<extra></extra>", "hovertext": ["agent_0", "agent_1", "agent_2"], "legendgroup": "flat local t0.20", "marker": {"color": "#ff7f0e", "line": {"color": "rgba(0,0,0,0.35)", "width": 0.8}, "pattern": {"fgcolor": "rgba(255,255,255,0.75)", "shape": ["", "/", "x"], "size": 8}}, "name": "flat local t0.20", "text": ["0.98", "0.99", "0.97"], "textposition": "outside", "type": "bar", "width": 0.1892, "x": [0.78, 1, 1.22], "y": [0.982, 0.9899, 0.967]}, {"cliponaxis": false, "customdata": [["agent_0", 3, "[0, 1, 2]", "[5280000, 14960000, 16800000]", "[5280000, 14960000, 16800000]", "['a0_aib_03_gate_hgreedy_sep_local_t020_s0', 'a0_aib_03_gate_hgreedy_sep_local_t020_s1', 'a0_aib_03_gate_hgreedy_sep_local_t020_s2']"], ["agent_1", 3, "[0, 1, 2]", "[5280000, 14960000, 16800000]", "[5280000, 14960000, 16800000]", "['a0_aib_03_gate_hgreedy_sep_local_t020_s0', 'a0_aib_03_gate_hgreedy_sep_local_t020_s1', 'a0_aib_03_gate_hgreedy_sep_local_t020_s2']"], ["agent_2", 3, "[0, 1, 2]", "[5280000, 14960000, 16800000]", "[5280000, 14960000, 16800000]", "['a0_aib_03_gate_hgreedy_sep_local_t020_s0', 'a0_aib_03_gate_hgreedy_sep_local_t020_s1', 'a0_aib_03_gate_hgreedy_sep_local_t020_s2']"]], "hovertemplate": "run type=gate h-greedy t0.20<br>agent=%{customdata[0]}<br>mean action-0 fraction=%{y:.4f}<br>n_seeds=%{customdata[1]}<br>seeds=%{customdata[2]}<br>checkpoint_steps=%{customdata[3]}<br>selected_metric_steps=%{customdata[4]}<br>runs=%{customdata[5]}<extra></extra>", "hovertext": ["agent_0", "agent_1", "agent_2"], "legendgroup": "gate h-greedy t0.20", "marker": {"color": "#8c564b", "line": {"color": "rgba(0,0,0,0.35)", "width": 0.8}, "pattern": {"fgcolor": "rgba(255,255,255,0.75)", "shape": ["", "/", "x"], "size": 8}}, "name": "gate h-greedy t0.20", "text": ["1.00", "1.00", "1.00"], "textposition": "outside", "type": "bar", "width": 0.1892, "x": [1.78, 2, 2.22], "y": [0.9999, 0.9999, 0.9985]}, {"customdata": [["a0_hvg_00_baseline_s0", 0, 13600000, 13600000, 0, "test/explain/frac_action_0_agent_0"], ["a0_hvg_00_baseline_s1", 1, 13040000, 13040000, 0, "test/explain/frac_action_0_agent_0"], ["a0_hvg_00_baseline_s2", 2, 13760000, 13760000, 0, "test/explain/frac_action_0_agent_0"]], "hovertemplate": "run=%{customdata[0]}<br>seed=%{customdata[1]}<br>agent=agent_0<br>run type=a0_hvg_00_baseline<br>action-0 fraction=%{y:.4f}<br>checkpoint_step=%{customdata[2]}<br>selected_metric_step=%{customdata[3]}<br>step_delta=%{customdata[4]}<br>metric=%{customdata[5]}<extra></extra>", "legendgroup": "a0_hvg_00_baseline", "marker": {"color": "#1f77b4", "line": {"color": "white", "width": 1.2}, "opacity": 0.95, "size": 11, "symbol": ["circle", "diamond", "square"]}, "mode": "markers", "name": "a0_hvg_00_baseline agent_0 seeds", "showlegend": false, "type": "scatter", "x": [-0.2616, -0.22, -0.1784], "y": [0.3008, 0.4502, 0.9151]}, {"customdata": [["a0_hvg_00_baseline_s0", 0, 13600000, 13600000, 0, "test/explain/frac_action_0_agent_1"], ["a0_hvg_00_baseline_s1", 1, 13040000, 13040000, 0, "test/explain/frac_action_0_agent_1"], ["a0_hvg_00_baseline_s2", 2, 13760000, 13760000, 0, "test/explain/frac_action_0_agent_1"]], "hovertemplate": "run=%{customdata[0]}<br>seed=%{customdata[1]}<br>agent=agent_1<br>run type=a0_hvg_00_baseline<br>action-0 fraction=%{y:.4f}<br>checkpoint_step=%{customdata[2]}<br>selected_metric_step=%{customdata[3]}<br>step_delta=%{customdata[4]}<br>metric=%{customdata[5]}<extra></extra>", "legendgroup": "a0_hvg_00_baseline", "marker": {"color": "#1f77b4", "line": {"color": "white", "width": 1.2}, "opacity": 0.95, "size": 11, "symbol": ["circle", "diamond", "square"]}, "mode": "markers", "name": "a0_hvg_00_baseline agent_1 seeds", "showlegend": false, "type": "scatter", "x": [-0.04162, 0.0, 0.04162], "y": [0.1457, 0.49, 0.5166]}, {"customdata": [["a0_hvg_00_baseline_s0", 0, 13600000, 13600000, 0, "test/explain/frac_action_0_agent_2"], ["a0_hvg_00_baseline_s1", 1, 13040000, 13040000, 0, "test/explain/frac_action_0_agent_2"], ["a0_hvg_00_baseline_s2", 2, 13760000, 13760000, 0, "test/explain/frac_action_0_agent_2"]], "hovertemplate": "run=%{customdata[0]}<br>seed=%{customdata[1]}<br>agent=agent_2<br>run type=a0_hvg_00_baseline<br>action-0 fraction=%{y:.4f}<br>checkpoint_step=%{customdata[2]}<br>selected_metric_step=%{customdata[3]}<br>step_delta=%{customdata[4]}<br>metric=%{customdata[5]}<extra></extra>", "legendgroup": "a0_hvg_00_baseline", "marker": {"color": "#1f77b4", "line": {"color": "white", "width": 1.2}, "opacity": 0.95, "size": 11, "symbol": ["circle", "diamond", "square"]}, "mode": "markers", "name": "a0_hvg_00_baseline agent_2 seeds", "showlegend": false, "type": "scatter", "x": [0.1784, 0.22, 0.2616], "y": [0.3054, 0.4695, 0.3296]}, {"customdata": [["a0_aib_00_flat_local_t020_s0", 0, 13120000, 13120000, 0, "test/explain/frac_action_0_agent_0"], ["a0_aib_00_flat_local_t020_s1", 1, 9360000, 9360000, 0, "test/explain/frac_action_0_agent_0"], ["a0_aib_00_flat_local_t020_s2", 2, 12160000, 12160000, 0, "test/explain/frac_action_0_agent_0"]], "hovertemplate": "run=%{customdata[0]}<br>seed=%{customdata[1]}<br>agent=agent_0<br>run type=flat local t0.20<br>action-0 fraction=%{y:.4f}<br>checkpoint_step=%{customdata[2]}<br>selected_metric_step=%{customdata[3]}<br>step_delta=%{customdata[4]}<br>metric=%{customdata[5]}<extra></extra>", "legendgroup": "flat local t0.20", "marker": {"color": "#ff7f0e", "line": {"color": "white", "width": 1.2}, "opacity": 0.95, "size": 11, "symbol": ["circle", "diamond", "square"]}, "mode": "markers", "name": "flat local t0.20 agent_0 seeds", "showlegend": false, "type": "scatter", "x": [0.7384, 0.78, 0.8216], "y": [0.9861, 0.9889, 0.9712]}, {"customdata": [["a0_aib_00_flat_local_t020_s0", 0, 13120000, 13120000, 0, "test/explain/frac_action_0_agent_1"], ["a0_aib_00_flat_local_t020_s1", 1, 9360000, 9360000, 0, "test/explain/frac_action_0_agent_1"], ["a0_aib_00_flat_local_t020_s2", 2, 12160000, 12160000, 0, "test/explain/frac_action_0_agent_1"]], "hovertemplate": "run=%{customdata[0]}<br>seed=%{customdata[1]}<br>agent=agent_1<br>run type=flat local t0.20<br>action-0 fraction=%{y:.4f}<br>checkpoint_step=%{customdata[2]}<br>selected_metric_step=%{customdata[3]}<br>step_delta=%{customdata[4]}<br>metric=%{customdata[5]}<extra></extra>", "legendgroup": "flat local t0.20", "marker": {"color": "#ff7f0e", "line": {"color": "white", "width": 1.2}, "opacity": 0.95, "size": 11, "symbol": ["circle", "diamond", "square"]}, "mode": "markers", "name": "flat local t0.20 agent_1 seeds", "showlegend": false, "type": "scatter", "x": [0.9584, 1.0, 1.042], "y": [0.9912, 0.9846, 0.9939]}, {"customdata": [["a0_aib_00_flat_local_t020_s0", 0, 13120000, 13120000, 0, "test/explain/frac_action_0_agent_2"], ["a0_aib_00_flat_local_t020_s1", 1, 9360000, 9360000, 0, "test/explain/frac_action_0_agent_2"], ["a0_aib_00_flat_local_t020_s2", 2, 12160000, 12160000, 0, "test/explain/frac_action_0_agent_2"]], "hovertemplate": "run=%{customdata[0]}<br>seed=%{customdata[1]}<br>agent=agent_2<br>run type=flat local t0.20<br>action-0 fraction=%{y:.4f}<br>checkpoint_step=%{customdata[2]}<br>selected_metric_step=%{customdata[3]}<br>step_delta=%{customdata[4]}<br>metric=%{customdata[5]}<extra></extra>", "legendgroup": "flat local t0.20", "marker": {"color": "#ff7f0e", "line": {"color": "white", "width": 1.2}, "opacity": 0.95, "size": 11, "symbol": ["circle", "diamond", "square"]}, "mode": "markers", "name": "flat local t0.20 agent_2 seeds", "showlegend": false, "type": "scatter", "x": [1.178, 1.22, 1.262], "y": [0.9547, 0.9646, 0.9817]}, {"customdata": [["a0_aib_03_gate_hgreedy_sep_local_t020_s0", 0, 14960000, 14960000, 0, "test/explain/frac_action_0_agent_0"], ["a0_aib_03_gate_hgreedy_sep_local_t020_s1", 1, 5280000, 5280000, 0, "test/explain/frac_action_0_agent_0"], ["a0_aib_03_gate_hgreedy_sep_local_t020_s2", 2, 16800000, 16800000, 0, "test/explain/frac_action_0_agent_0"]], "hovertemplate": "run=%{customdata[0]}<br>seed=%{customdata[1]}<br>agent=agent_0<br>run type=gate h-greedy t0.20<br>action-0 fraction=%{y:.4f}<br>checkpoint_step=%{customdata[2]}<br>selected_metric_step=%{customdata[3]}<br>step_delta=%{customdata[4]}<br>metric=%{customdata[5]}<extra></extra>", "legendgroup": "gate h-greedy t0.20", "marker": {"color": "#8c564b", "line": {"color": "white", "width": 1.2}, "opacity": 0.95, "size": 11, "symbol": ["circle", "diamond", "square"]}, "mode": "markers", "name": "gate h-greedy t0.20 agent_0 seeds", "showlegend": false, "type": "scatter", "x": [1.738, 1.78, 1.822], "y": [0.9999, 1.0, 0.9997]}, {"customdata": [["a0_aib_03_gate_hgreedy_sep_local_t020_s0", 0, 14960000, 14960000, 0, "test/explain/frac_action_0_agent_1"], ["a0_aib_03_gate_hgreedy_sep_local_t020_s1", 1, 5280000, 5280000, 0, "test/explain/frac_action_0_agent_1"], ["a0_aib_03_gate_hgreedy_sep_local_t020_s2", 2, 16800000, 16800000, 0, "test/explain/frac_action_0_agent_1"]], "hovertemplate": "run=%{customdata[0]}<br>seed=%{customdata[1]}<br>agent=agent_1<br>run type=gate h-greedy t0.20<br>action-0 fraction=%{y:.4f}<br>checkpoint_step=%{customdata[2]}<br>selected_metric_step=%{customdata[3]}<br>step_delta=%{customdata[4]}<br>metric=%{customdata[5]}<extra></extra>", "legendgroup": "gate h-greedy t0.20", "marker": {"color": "#8c564b", "line": {"color": "white", "width": 1.2}, "opacity": 0.95, "size": 11, "symbol": ["circle", "diamond", "square"]}, "mode": "markers", "name": "gate h-greedy t0.20 agent_1 seeds", "showlegend": false, "type": "scatter", "x": [1.958, 2.0, 2.042], "y": [0.9998, 1.0, 1.0]}, {"customdata": [["a0_aib_03_gate_hgreedy_sep_local_t020_s0", 0, 14960000, 14960000, 0, "test/explain/frac_action_0_agent_2"], ["a0_aib_03_gate_hgreedy_sep_local_t020_s1", 1, 5280000, 5280000, 0, "test/explain/frac_action_0_agent_2"], ["a0_aib_03_gate_hgreedy_sep_local_t020_s2", 2, 16800000, 16800000, 0, "test/explain/frac_action_0_agent_2"]], "hovertemplate": "run=%{customdata[0]}<br>seed=%{customdata[1]}<br>agent=agent_2<br>run type=gate h-greedy t0.20<br>action-0 fraction=%{y:.4f}<br>checkpoint_step=%{customdata[2]}<br>selected_metric_step=%{customdata[3]}<br>step_delta=%{customdata[4]}<br>metric=%{customdata[5]}<extra></extra>", "legendgroup": "gate h-greedy t0.20", "marker": {"color": "#8c564b", "line": {"color": "white", "width": 1.2}, "opacity": 0.95, "size": 11, "symbol": ["circle", "diamond", "square"]}, "mode": "markers", "name": "gate h-greedy t0.20 agent_2 seeds", "showlegend": false, "type": "scatter", "x": [2.178, 2.22, 2.262], "y": [0.9969, 0.9995, 0.9993]}], "layout": {"annotations": [{"align": "left", "font": {"color": "#555", "size": 12}, "showarrow": false, "text": "Colors match episodic-survival run variants. Bar patterns: agent_0=solid, agent_1=slash, agent_2=cross. Dots: s0=circle, s1=diamond, s2=square.", "x": 0, "xref": "paper", "y": -0.2, "yref": "paper"}], "bargap": 0.2, "height": 620, "legend": {"font": {"size": 15}, "orientation": "v", "title": {"text": "run variant"}, "x": 1.01, "xanchor": "left", "y": 1, "yanchor": "top"}, "margin": {"b": 120, "l": 75, "r": 180, "t": 95}, "title": {"text": "A0 AIB gated budget variant: checkpoint-aligned action-0 fraction"}, "width": 1250, "xaxis": {"tickmode": "array", "ticktext": ["a0_hvg_00_baseline", "flat local t0.20", "gate h-greedy t0.20"], "tickvals": [0, 1, 2], "title": {"text": "run type"}}, "yaxis": {"range": [0, 1], "title": {"text": "action-0 / do-nothing fraction"}}}}
